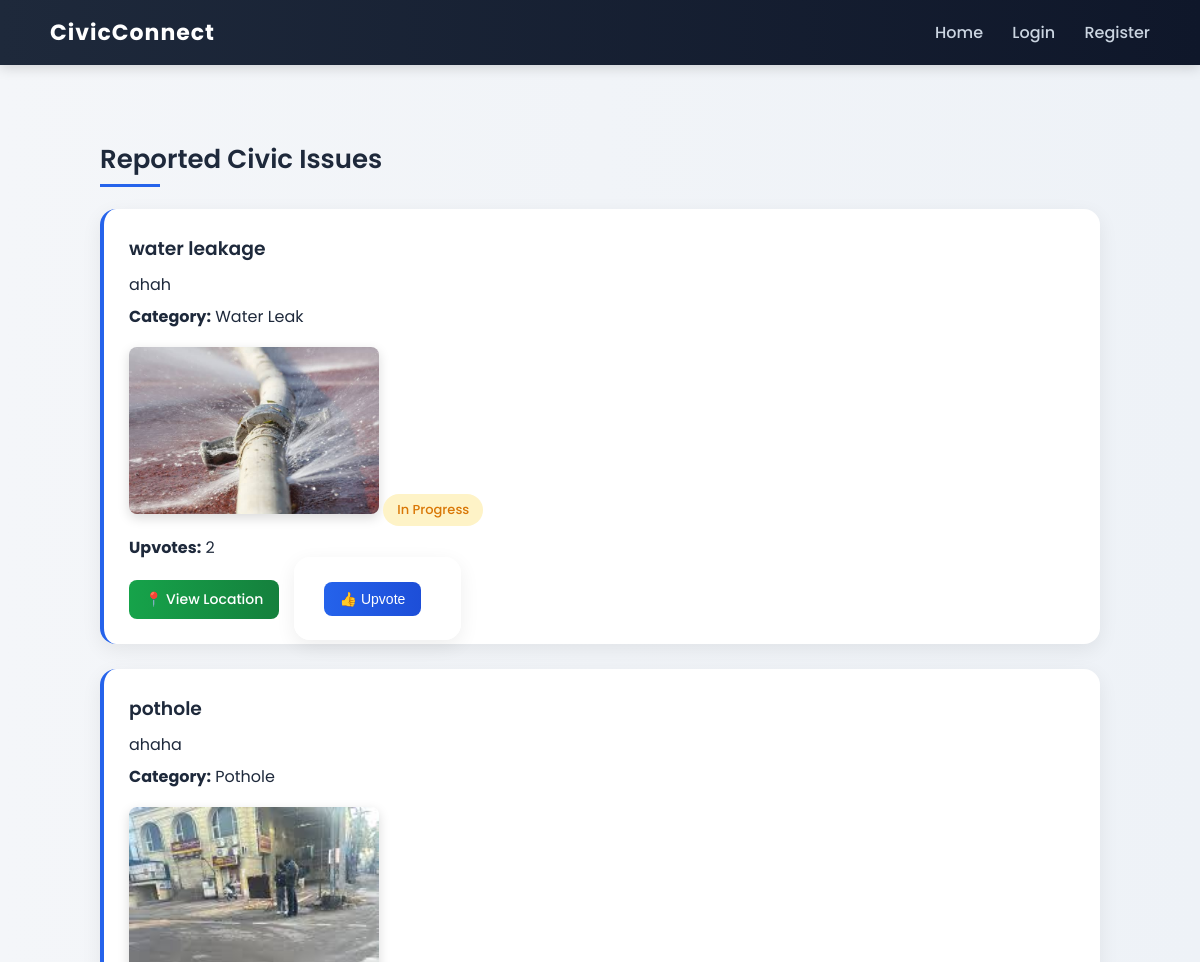
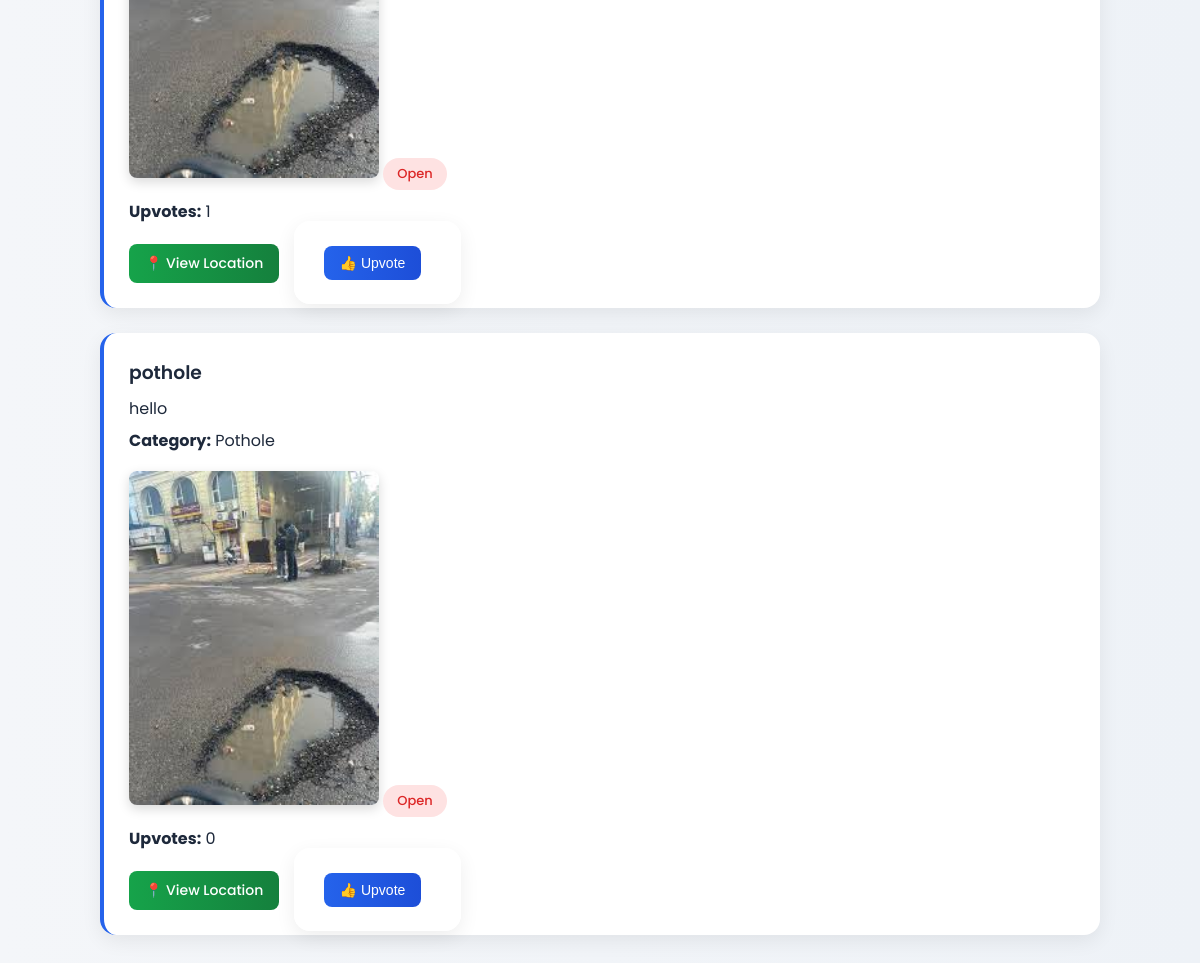
The page / on the database its author committed (2 pictures, top to bottom).
### tables this page shows
CREATE TABLE issues (
            id INTEGER PRIMARY KEY AUTOINCREMENT,
            title TEXT,
            description TEXT,
            category TEXT,
            location_link TEXT,
            photo TEXT,
            status TEXT DEFAULT 'Open',
            upvotes INTEGER DEFAULT 0
        );

### app.py (the view)
@app.route("/")
def index():
    conn = sqlite3.connect("database.db")
    c = conn.cursor()
    c.execute("SELECT * FROM issues ORDER BY upvotes DESC")
    issues = c.fetchall()
    conn.close()
    return render_template("index.html", issues=issues)

### templates/index.html (shortened to what this page needs)
{% extends "base.html" %}
{% block content %}
<h2 class="section-title">Reported Civic Issues</h2>
{% if issues %}
    {% for issue in issues %}
    <div class="card">
        <h3>{{ issue[1] }}</h3>
        <p>{{ issue[2] }}</p>
        <p><strong>Category:</strong> {{ issue[3] }}</p>
        {% if issue[5] %}
            <img src="{{ url_for('static', filename='uploads/' + issue[5]) }}"
                 style="width:250px; margin-top:10px; border-radius:8px;">
        {% endif %}
        {% if issue[6] == "Open" %}
            <span class="status open">Open</span>
        {% elif issue[6] == "In Progress" %}
            <span class="status progress">In Progress</span>
        {% else %}
            <span class="status resolved">Resolved</span>
        {% endif %}
        <p style="margin-top:10px;">
            <strong>Upvotes:</strong> {{ issue[7] }}
        </p>
        <a href="{{ issue[4] }}"
           target="_blank"
           class="btn btn-success">
           📍 View Location
        </a>
        <form action="/upvote/{{ issue[0] }}" method="POST" style="display:inline;">
            <button type="submit" class="btn">
                👍 Upvote
            </button>
        </form>
    </div>
    {% endfor %}
{% else %}
    <div class="empty-box">
        <h3>No issues reported yet.</h3>
        <p>Be the first to report a civic issue in your area.</p>
    </div>
{% endif %}
{% endblock %}

### templates/base.html (shortened to what this page needs)
<!DOCTYPE html>
<html>
<head>
    <link rel="stylesheet" href="{{ url_for('static', filename='style.css') }}">
</head>
<body>
<nav>
    <div class="logo">CivicConnect</div>
    <div class="links">
        <a href="/">Home</a>
        {% if session.get("user") %}
            <a href="/report">Report Issue</a>
            <a href="/logout">Logout ({{ session.get("user") }})</a>
        {% else %}
            <a href="/login">Login</a>
            <a href="/register">Register</a>
        {% endif %}
    </div>
</nav>
<div class="container">
    {% block content %}{% endblock %}
</div>
</body>
</html>

### static/style.css (style rules this page uses)
* { margin: 0; padding: 0; box-sizing: border-box; }
body { font-family: 'Poppins', sans-serif; background: linear-gradient(to right, #f4f6f9, #eef2f7); color: #1e293b; }
nav { background: linear-gradient(90deg, #1e293b, #0f172a); padding: 16px 50px; display: flex; justify-content: space-between; align-items: center; box-shadow: 0 3px 12px rgba(0,0,0,0.15); }
nav .logo { color: #ffffff; font-size: 22px; font-weight: 700; letter-spacing: 1px; }
nav .links a { color: #cbd5e1; text-decoration: none; margin-left: 25px; font-weight: 500; transition: 0.3s ease; }
.container { max-width: 1050px; margin: 50px auto; padding: 25px; }
.section-title { font-size: 26px; margin-bottom: 30px; font-weight: 600; position: relative; }
.section-title::after { content: ""; width: 60px; height: 3px; background: #2563eb; position: absolute; left: 0; bottom: -8px; }
.card { background: white; padding: 25px; border-radius: 16px; margin-bottom: 25px; box-shadow: 0 6px 20px rgba(0,0,0,0.07); transition: all 0.3s ease; border-left: 4px solid #2563eb; }
.card h3 { margin-bottom: 10px; font-weight: 600; }
.card p { margin-bottom: 8px; line-height: 1.5; }
.card img { margin-top: 12px; border-radius: 12px; box-shadow: 0 4px 12px rgba(0,0,0,0.15); transition: 0.3s; }
.status { padding: 6px 14px; border-radius: 30px; font-size: 13px; font-weight: 500; display: inline-block; margin-top: 8px; }
.open { background: #fee2e2; color: #dc2626; }
.progress { background: #fef3c7; color: #d97706; }
.btn { display: inline-block; padding: 9px 16px; margin-right: 10px; margin-top: 12px; border-radius: 8px; text-decoration: none; font-size: 14px; font-weight: 500; background: linear-gradient(90deg, #2563eb, #1d4ed8); color: white; border: none; cursor: pointer; transition: 0.3s ease; }
.btn-success { background: linear-gradient(90deg, #16a34a, #15803d); }
form { background: white; padding: 30px; border-radius: 16px; box-shadow: 0 6px 20px rgba(0,0,0,0.07); }

### rows shown on the page
issues: title "water leakage", description "ahah", category "Water Leak", photo (picture), status "In Progress", upvotes "2"
issues: title "pothole", description "ahaha", category "Pothole", photo (picture), status "Open", upvotes "1"
issues: title "pothole", description "hello", category "Pothole", photo (picture), status "Open", upvotes "0"
